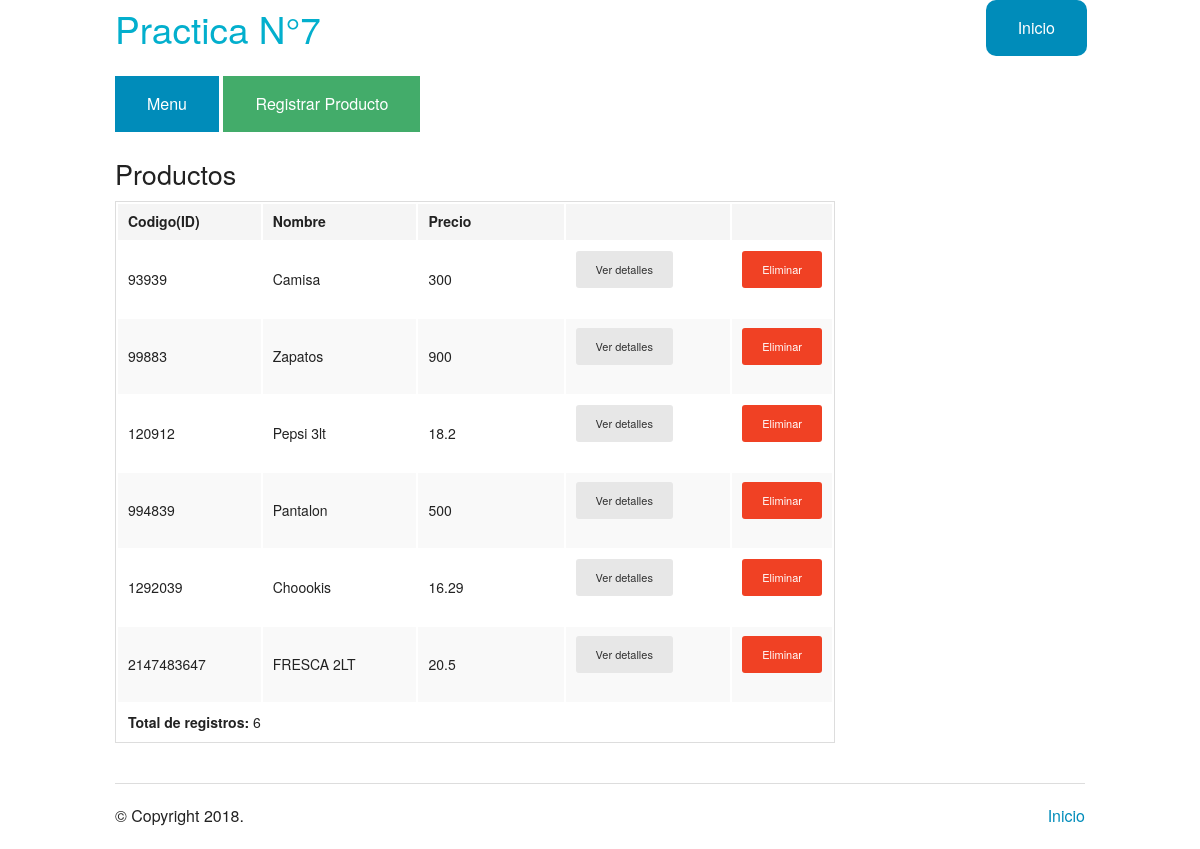
The page /productos.php on the database its author committed.
### tables this page shows
CREATE TABLE `producto` (
  `id` int(11) NOT NULL,
  `nombre` varchar(256) NOT NULL,
  `precio` float NOT NULL
);

### productos.php (the view, shortened to what this page needs)
<?php
    include_once('utilities.php');
    $query = "SELECT COUNT(*) as productos FROM producto";
    $statement = $pdo->prepare($query);
    $statement->execute();
    $res = $statement->fetchAll();
    $total_productos = $res[0]['productos'];
    $query = "SELECT * FROM producto";
    $statement = $pdo->prepare($query);
    $statement->execute();
    $productos = $statement->fetchAll();
?>
<!doctype html>
<html class="no-js" lang="en">
    <head>
        <link rel="stylesheet" href="../css/foundation.css" />
    </head>
    <body>
    <?php require_once('header.php'); ?>
        <div class="row">
            <div class="large-9 columns">
                <a href="menu.php" class="button">Menu</a>
                <a href="registroProducto.php" class="button success">Registrar Producto</a>
                <div class="section-container tabs" data-section>
                    <section class="section">
                        <div class="content" data-slug="panel1">
                <?php
                    if($total_productos){
                ?>
                           <h3>Productos</h3>
                            <table>
                                <thead>
                                    <tr>
                                        <th width="200">Codigo(ID)</th>
                                        <th width="250">Nombre</th>
                                        <th width="250">Precio</th>
                                        <th width="250"></th>
                                        <th widht="250"></th>
                                    </tr>
                                </thead>
                                <tbody>
                            <?php
                                $i=0;
                                while($i<$total_productos){
                                 $id_prod = $productos[$i]['id'];
                            ?>
                                    <tr>
                                        <td> <?php echo $productos[$i]['id'];?> </td>
                                        <td> <?php echo $productos[$i]['nombre'];?> </td>
                                        <td> <?php echo $productos[$i]['precio'];?> </td>
                                        <td><a <?php echo "href='modificarProducto.php?id=$id_prod'"; ?> class="button radius tiny secondary">Ver detalles</a></td>
                                        <td><a <?php echo "href='eliminarProducto.php?id=$id_prod'"; ?> class="button radius tiny alert" onclick="alertaEliminar()">Eliminar</a></td>
                                    </tr>
                            <?php
                                    $i++;
                                }
                            ?>
                                    <tr>
                                        <td colspan="4"><b>Total de registros: </b><?php echo $i;?></td>
                                    </tr>
                                </tbody>
                            </table>
              <?php
                  }else{
              ?>
              No hay registros
              <?php
                  }
              ?>
                        </div>
                    </section>
                </div>
            </div>
        </div>
    <?php require_once('footer.php'); ?>

### rows shown on the page
producto: id "99883", nombre "Zapatos", precio "900"
producto: id "120912", nombre "Pepsi 3lt", precio "18.2"
producto: id "994839", nombre "Pantalon", precio "500"
producto: id "1292039", nombre "Choookis", precio "16.29"
producto: id "2147483647", nombre "FRESCA 2LT", precio "20.5"

### other values the page prints
$productos[$i]['id'] "93939"
$productos[$i]['nombre'] "Camisa"
$productos[$i]['precio'] "300"
$i "6"
